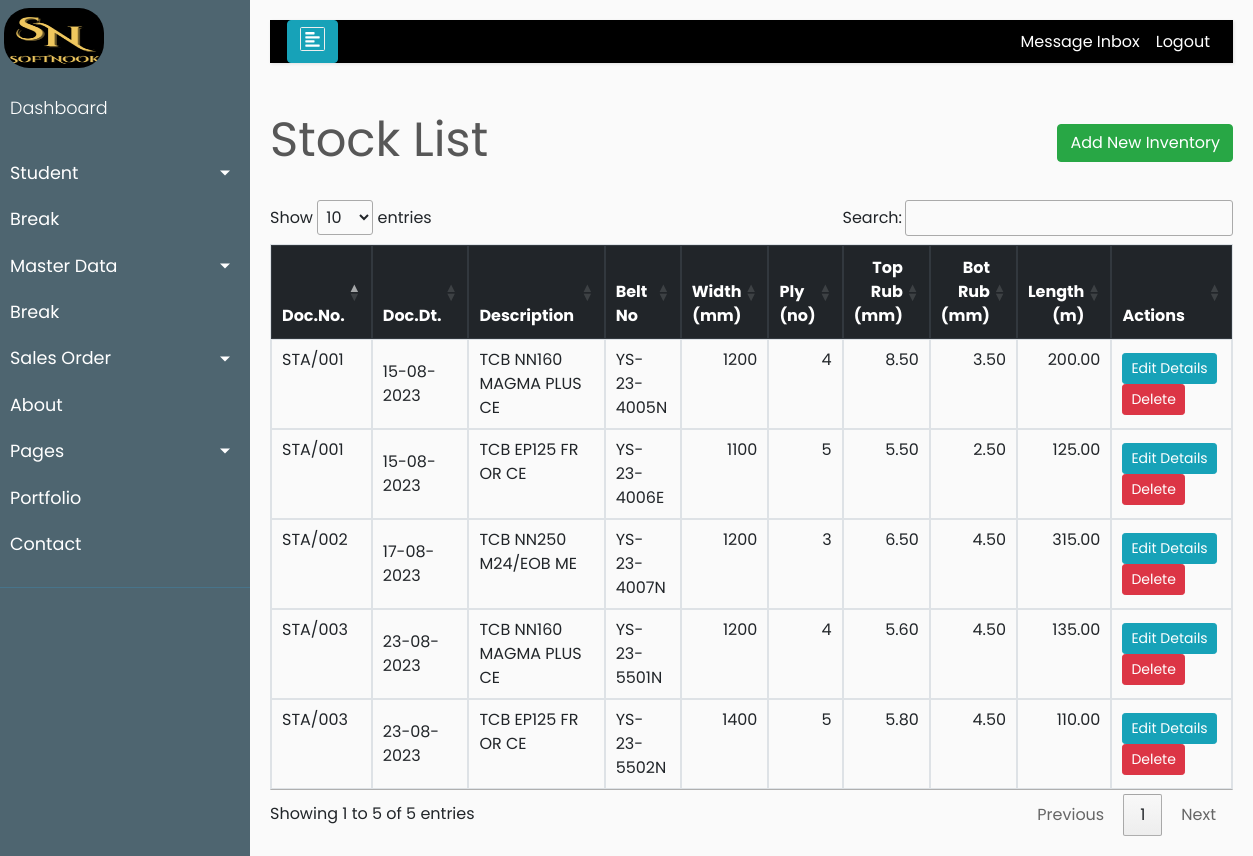
Screenshot of /product/stock/ with the database file from the repository.
### product/models.py (models this page shows, shortened)
class Stock(models.Model):
    id              = models.AutoField(primary_key=True)
    doc_no          = models.CharField(verbose_name='Doc.No.', max_length=20, null=True, blank=True)
    doc_dt          = models.DateField(verbose_name='Doc.Date', null=True, blank=True)
    belt_no         = models.CharField(verbose_name='Belt No', max_length=20, unique=True, null=True, blank=True)
    name            = models.CharField(verbose_name='Item Code', max_length=10, null=True, blank=True)
    prod_des        = models.ForeignKey(Product, on_delete = models.CASCADE, related_name='proddesc')
    item_text       = models.CharField(verbose_name='Item Description', max_length=100, null=True, blank=True)
    width           = models.IntegerField(verbose_name='Width(mm)',validators=[MinValueValidator(500), MaxValueValidator(1800)],null=True, blank=True)
    ply             = models.IntegerField(verbose_name='Ply(no)',validators=[MinValueValidator(2), MaxValueValidator(8)],null=True, blank=True)
    tr              = models.DecimalField(verbose_name='Top Rubber(mm)',validators=[MinValueValidator(1.5), MaxValueValidator(20.00)],max_digits=5, decimal_places=2,null=True,blank=True)
    br              = models.DecimalField(verbose_name='Bot Rubber(mm)',validators=[MinValueValidator(1.5), MaxValueValidator(20.00)],max_digits=5, decimal_places=2,null=True,blank=True)
    quantity        = models.DecimalField(verbose_name='Quantity(m)',validators=[MinValueValidator(10), MaxValueValidator(450.00)],max_digits=6, decimal_places=2,null=True,blank=True)
    is_deleted      = models.BooleanField(default=False)
    created_date    = models.DateTimeField(auto_now_add=True)
    modified_date   = models.DateTimeField(auto_now=True)
    fk_email 	    = models.ForeignKey(Account,verbose_name="email key", on_delete=models.CASCADE, null=True, blank=True)

class Product(models.Model):
    prod_code = models.CharField(verbose_name='Prod-Code', max_length=10, unique=True, null=True, blank=True)
    PROD_CHOICES    = (
 		 (None, 'Select'),
         ('01', 'SCB'),
         ('02', 'TCB'),
         ('03', 'S-PIPE'),
         ('04', 'T-PIPE'),
	)
    prod_tag        = models.CharField(verbose_name='Prod-Catg', max_length=7,
	                                  choices=PROD_CHOICES, null=True, blank=True)
    FAB_CHOICES     = (
 		 (None, 'Select'),
         ('01', 'NN'),
         ('02', 'EP'),
         ('03', 'PP'),
	)
    fab_type        = models.CharField(verbose_name='Fab-type', max_length=5,
	                                  choices=FAB_CHOICES, null=True, blank=True)
    FAB_DSG  = (
         (None, 'Select'),
         ('01', '90'),
         ('02', '100'),
         ('03', '125'),
         ('04', '160'),
         ('05', '200'),
         ('06', '250'),
         ('07', '315'),
         ('08', '350'),
         ('09', '400'),
         ('10', '450'),
         ('11', '500'),
    )
    fab_str         = models.CharField(verbose_name='Fab-Style', max_length=3,
	                                  choices=FAB_DSG, null=True, blank=True)
    grade           = models.ForeignKey("Grade", verbose_name="Grade", on_delete=models.CASCADE, null=True, blank=True)
    EDGE_CHOICES = (
 		 (None, 'Select'),
         ('01', 'CE'),
         ('02', 'ME'),
	)
    edge            = models.CharField(verbose_name='Edge', max_length=5,choices=EDGE_CHOICES, null=True, blank=True)
    ST_CHOICES = (
            (None, 'Select'),
            ('ST 1000','ST 1000'),
            ('ST 1250','ST 1250'),
            ('ST 1400','ST 1400'),
            ('ST 1600','ST 1600'),
            ('ST 1800','ST 1800'),
            ('ST 2000','ST 2000'),
            ('ST 2500','ST 2500'),
            ('ST 2800','ST 2800'),
            ('ST 3150','ST 3150'),
            ('ST 3500','ST 3500'),
            ('ST 4000','ST 4000'),
            ('ST 4500','ST 4500'),
            ('ST 5000','ST 5000'),
            ('ST 5400','ST 5400'),
            ('ST 6300','ST 6300'),
            ('ST 6800','ST 6800'),
            ('ST 7500','ST 7500'),
            ('ST 2250','ST 2250'),
	)
    st_rating       = models.CharField(verbose_name='Strength', max_length=7,choices=ST_CHOICES, null=True, blank=True)
    STCON_CHOICES   = (
 		 (None, 'Select'),
         ('01', '7x7'),
         ('02', '7x19'),
	)
    cord_const      = models.CharField(verbose_name='Cord Const.', max_length=15,choices=STCON_CHOICES, null=True, blank=True)
    prod_des        = models.CharField(verbose_name='Item Description', max_length=250, null=True, blank=True)
    created_date    = models.DateTimeField(auto_now_add=True)
    modified_date   = models.DateTimeField(auto_now=True)
    email 	        = models.ForeignKey(Account,verbose_name="email key", on_delete=models.CASCADE, null=True, blank=True)
    def __str__(self):
        return f'{self.prod_des}'

### product/views.py (the view)
# urls.py: path('stock/', StockListView.as_view(), name='stock-list'),
class StockListView(ListView):
    model = Stock
    template_name = "product/stock_list.html"
    queryset = Stock.objects.filter(is_deleted=False)

### product/templates/product/stock_list.html (shortened to what this page needs)
{% extends 'base.html' %}
{% load static %}
{% block content %}
    <div class="row" style="color: #575757; font-style: bold; font-size: 3rem;">
        <div class="col-md-8">Stock List</div>
        <div class="col-md-4">
            <div style="float:right;"> <a class="btn btn-success" href="{% url 'product:stock-create' %}">Add New Inventory</a> </div>
        </div>
    </div>
    <br>
    <table id="stock" class="table table-css table-hover table-bordered ">
        <thead class="thead-dark align-middle">
            <tr>
                <th width="7%">Doc.No.</th>
                <th width="10%">Doc.Dt.</th>
                <th width="17%">Description</th>
				<th width="10%">Belt No</th>
				<th width="7%" class="text-right">Width<br>(mm)</th>
				<th width="6%">Ply<br>(no)</th>
				<th width="9%" class="text-right">Top Rub<br>(mm)</th>
				<th width="9%" class="text-right">Bot Rub<br>(mm)</th>
				<th width="9%" class="text-right">Length<br>(m)</th>
                <th width="16%">Actions</th>
			</tr>
        </thead>
{% if object_list %}
        <tbody>
            {% for item in object_list %}
            <tr>
				<td class="align-left"> {{ item.doc_no }} </td>
                <td class="align-middle"> {{ item.doc_dt|date:"d-m-Y" }} </td>
				<td class="align-left"> {{ item.prod_des }} </td>
				<td class="align-left"> {{ item.belt_no }} </td>
				<td class="text-right"> {{ item.width }} </td>
				<td class="text-right"> {{ item.ply }} </td>
				<td class="text-right"> {{ item.tr }} </td>
				<td class="text-right"> {{ item.br }} </td>
				<td class="text-right"> {{ item.quantity }} </td>
				<td class="align-middle">
                    <div class="align-middle">
						<a href="{% url 'product:edit-stock' stock_id=item.id %}" class="btn btn-info btn-sm">Edit Details</a>
						<a href="{% url 'product:stock-delete' stock_id=item.id %}" class="btn btn-danger btn-sm">Delete</a>
					</div>
                </td>
            </tr>
            {% endfor %}
        </tbody>
    </table>
{% else %}
        <tbody></tbody>
    </table>
    <br><br><br><br><br><br><br><br>
    <div style="color: #575757; font-style: bold; font-size: 1.5rem; text-align: center;">The records are empty. Please try adding some.</div>
{% endif %}
{% endblock content %}

### templates/base.html (style rules this page uses)
body { font-family: 'Poppins', sans-serif; background: #fafafa; }
a, a:hover, a:focus { color: inherit; text-decoration: none; transition: all 0.3s; }

### rows the page displays
Stock: doc_no "STA/001", doc_dt "15-08-2023", prod_des "TCB NN160 MAGMA PLUS CE", belt_no "YS-23-4005N", width "1200", ply "4", tr "8.50", br "3.50", quantity "200.00"
Stock: doc_no "STA/001", doc_dt "15-08-2023", prod_des "TCB EP125 FR OR CE", belt_no "YS-23-4006E", width "1100", ply "5", tr "5.50", br "2.50", quantity "125.00"
Stock: doc_no "STA/002", doc_dt "17-08-2023", prod_des "TCB NN250 M24/EOB ME", belt_no "YS-23-4007N", width "1200", ply "3", tr "6.50", br "4.50", quantity "315.00"
Stock: doc_no "STA/003", doc_dt "23-08-2023", prod_des "TCB NN160 MAGMA PLUS CE", belt_no "YS-23-5501N", width "1200", ply "4", tr "5.60", br "4.50", quantity "135.00"
Stock: doc_no "STA/003", doc_dt "23-08-2023", prod_des "TCB EP125 FR OR CE", belt_no "YS-23-5502N", width "1400", ply "5", tr "5.80", br "4.50", quantity "110.00"
